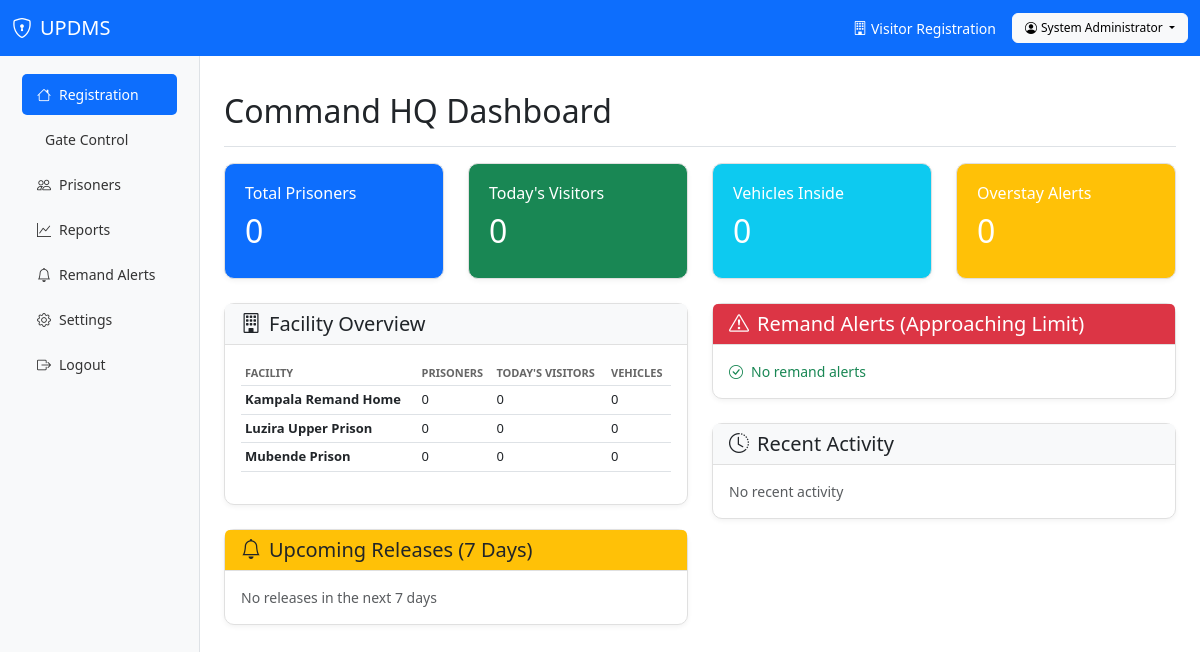
Page /pages/hq/dashboard.php (signed in) on the committed database.
### tables this page shows
CREATE TABLE IF NOT EXISTS facilities (
    id INT PRIMARY KEY AUTO_INCREMENT,
    facility_code VARCHAR(10) UNIQUE NOT NULL,
    name VARCHAR(100) NOT NULL,
    region VARCHAR(50),
    type ENUM('maximum', 'medium', 'minimum', 'rehabilitation') DEFAULT 'medium',
    capacity INT DEFAULT 0,
    address VARCHAR(255),
    contact_phone VARCHAR(20),
    contact_email VARCHAR(100),
    is_active TINYINT DEFAULT 1,
    created_at TIMESTAMP DEFAULT CURRENT_TIMESTAMP,
    updated_at TIMESTAMP DEFAULT CURRENT_TIMESTAMP ON UPDATE CURRENT_TIMESTAMP
);

### config/database.php (called while the page is built, shortened)
<?php
class Database {
    private static $instance = null;
    private $connection;
    private function __construct() {
        $dsn = "mysql:host=" . DB_HOST . ";dbname=" . DB_NAME . ";charset=" . DB_CHARSET;
        $options = [
            PDO::ATTR_ERRMODE => PDO::ERRMODE_EXCEPTION,
            PDO::ATTR_DEFAULT_FETCH_MODE => PDO::FETCH_ASSOC,
            PDO::ATTR_EMULATE_PREPARES => false,
        ];
        try {
            $this->connection = new PDO($dsn, DB_USER, DB_PASS, $options);
        } catch (PDOException $e) {
            die("Database connection failed: " . $e->getMessage());
        }
    }
    public static function getInstance() {
        if (self::$instance === null) {
            self::$instance = new self();
        }
        return self::$instance;
    }
    public function query($sql, $params = []) {
        $stmt = $this->connection->prepare($sql);
        $stmt->execute($params);
        return $stmt;
    }
    public function fetchAll($sql, $params = []) {
        return $this->query($sql, $params)->fetchAll();
    }
    public function fetchOne($sql, $params = []) {
        return $this->query($sql, $params)->fetch();
    }
}
function getDB() {
    return Database::getInstance();
}

### pages/hq/dashboard.php (the view, shortened to what this page needs)
<?php
$db = getDB();
$totalPrisoners = $db->fetchOne("SELECT COUNT(*) as c FROM prisoners WHERE status IN ('remand', 'convicted')")['c'];
$totalVisitors = $db->fetchOne("SELECT COUNT(*) as c FROM visitor_logs WHERE DATE(entry_time) = CURDATE()")['c'];
$vehiclesInside = $db->fetchOne("SELECT COUNT(*) as c FROM vehicle_logs WHERE status = 'inside'")['c'];
$overstays = $db->fetchOne("SELECT COUNT(*) as c FROM vehicle_logs WHERE status = 'inside' AND TIMESTAMPDIFF(HOUR, entry_time, NOW()) > 72")['c'];
$facilities = $db->fetchAll("
    SELECT f.*,
           (SELECT COUNT(*) FROM prisoners p WHERE p.facility_id = f.id AND p.status IN ('remand', 'convicted')) as prisoner_count,
           (SELECT COUNT(*) FROM visitor_logs vl WHERE vl.facility_id = f.id AND DATE(vl.entry_time) = CURDATE()) as today_visitors,
           (SELECT COUNT(*) FROM vehicle_logs vl WHERE vl.facility_id = f.id AND vl.status = 'inside') as vehicles_inside
    FROM facilities f
    WHERE f.is_active = 1
    ORDER BY f.name", []);
$releases = $db->fetchAll("
    SELECT p.prisoner_number, p.first_name, p.last_name, f.name as facility,
           s.release_date, DATEDIFF(s.release_date, CURDATE()) as days_left
    FROM prisoners p
    JOIN sentences s ON p.id = s.prisoner_id
    JOIN facilities f ON p.facility_id = f.id
    WHERE p.status = 'convicted'
    AND s.release_date BETWEEN CURDATE() AND DATE_ADD(CURDATE(), INTERVAL 7 DAY)
    ORDER BY s.release_date ASC", []);
$remandAlerts = $db->fetchAll("
    SELECT p.prisoner_number, p.first_name, p.last_name, f.name as facility,
           p.admission_date, DATEDIFF(CURDATE(), p.admission_date) as days_on_remand
    FROM prisoners p
    JOIN facilities f ON p.facility_id = f.id
    WHERE p.status = 'remand'
    AND DATEDIFF(CURDATE(), p.admission_date) >= 330
    ORDER BY days_on_remand DESC", []);
$recentActivity = $db->fetchAll("
    SELECT al.*, u.full_name
    FROM action_logs al
    JOIN users u ON al.user_id = u.id
    ORDER BY al.created_at DESC
    LIMIT 20", []);
include __DIR__ . '/../../includes/header.php';
?>
<div class="row mb-4">
    <div class="col-md-3">
        <div class="card stat-card bg-primary text-white">
            <div class="card-body">
                <h6 class="card-title">Total Prisoners</h6>
                <h2><?php echo number_format($totalPrisoners); ?></h2>
            </div>
        </div>
    </div>
    <div class="col-md-3">
        <div class="card stat-card bg-success text-white">
            <div class="card-body">
                <h6 class="card-title">Today's Visitors</h6>
                <h2><?php echo number_format($totalVisitors); ?></h2>
            </div>
        </div>
    </div>
    <div class="col-md-3">
        <div class="card stat-card bg-info text-white">
            <div class="card-body">
                <h6 class="card-title">Vehicles Inside</h6>
                <h2><?php echo number_format($vehiclesInside); ?></h2>
            </div>
        </div>
    </div>
    <div class="col-md-3">
        <div class="card stat-card <?php echo $overstays > 0 ? 'bg-danger' : 'bg-warning'; ?> text-white">
            <div class="card-body">
                <h6 class="card-title">Overstay Alerts</h6>
                <h2><?php echo number_format($overstays); ?></h2>
            </div>
        </div>
    </div>
</div>
<div class="row">
    <div class="col-md-6">
        <div class="card mb-4">
            <div class="card-header">
                <h5 class="mb-0"><i class="bi bi-building me-2"></i>Facility Overview</h5>
            </div>
            <div class="card-body">
                <div class="table-responsive">
                    <table class="table table-sm">
                        <thead>
                            <tr>
                                <th>Facility</th>
                                <th>Prisoners</th>
                                <th>Today's Visitors</th>
                                <th>Vehicles</th>
                            </tr>
                        </thead>
                        <tbody>
                            <?php foreach ($facilities as $f): ?>
                            <tr>
                                <td><strong><?php echo htmlspecialchars($f['name']); ?></strong></td>
                                <td><?php echo number_format($f['prisoner_count']); ?></td>
                                <td><?php echo number_format($f['today_visitors']); ?></td>
                                <td><?php echo number_format($f['vehicles_inside']); ?></td>
                            </tr>
                            <?php endforeach; ?>
                        </tbody>
                    </table>
                </div>
            </div>
        </div>
        <div class="card">
            <div class="card-header bg-warning">
                <h5 class="mb-0"><i class="bi bi-bell me-2"></i>Upcoming Releases (7 Days)</h5>
            </div>
            <div class="card-body">
                <?php if ($releases): ?>
                <div class="table-responsive">
                    <table class="table table-sm">
                        <thead>
                            <tr>
                                <th>Prisoner</th>
                                <th>Facility</th>
                                <th>Release Date</th>
                                <th>Days</th>
                            </tr>
                        </thead>
                        <tbody>
                            <?php foreach ($releases as $r): ?>
                            <tr>
                                <td><?php echo htmlspecialchars($r['first_name'] . ' ' . $r['last_name']); ?></td>
                                <td><?php echo htmlspecialchars($r['facility']); ?></td>
                                <td><?php echo formatDate($r['release_date']); ?></td>
                                <td><span class="badge bg-warning"><?php echo $r['days_left']; ?>d</span></td>
                            </tr>
                            <?php endforeach; ?>
                        </tbody>
                    </table>
                </div>
                <?php else: ?>
                <p class="text-muted mb-0">No releases in the next 7 days</p>
                <?php endif; ?>
            </div>
        </div>
    </div>
    <div class="col-md-6">
        <div class="card mb-4">
            <div class="card-header bg-danger text-white">
                <h5 class="mb-0"><i class="bi bi-exclamation-triangle me-2"></i>Remand Alerts (Approaching Limit)</h5>
            </div>
            <div class="card-body">
                <?php if ($remandAlerts): ?>
                <div class="table-responsive">
                    <table class="table table-sm">
                        <thead>
                            <tr>
                                <th>Prisoner</th>
                                <th>Facility</th>
                                <th>Days on Remand</th>
                            </tr>
                        </thead>
                        <tbody>
                            <?php foreach ($remandAlerts as $a): ?>
                            <tr class="<?php echo $a['days_on_remand'] >= 365 ? 'table-danger' : 'table-warning'; ?>">
                                <td><?php echo htmlspecialchars($a['prisoner_number']); ?></td>
                                <td><?php echo htmlspecialchars($a['facility']); ?></td>
                                <td><strong><?php echo $a['days_on_remand']; ?> days</strong></td>
                            </tr>
                            <?php endforeach; ?>
                        </tbody>
                    </table>
                </div>
                <?php else: ?>
                <p class="text-success mb-0"><i class="bi bi-check-circle me-2"></i>No remand alerts</p>
                <?php endif; ?>
            </div>
        </div>
        <div class="card">
            <div class="card-header">
                <h5 class="mb-0"><i class="bi bi-clock-history me-2"></i>Recent Activity</h5>
            </div>
            <div class="card-body">
                <div class="list-group list-group-flush">
                    <?php if (empty($recentActivity)): ?>
                    <p class="text-muted mb-0">No recent activity</p>
                    <?php endif; ?>
                </div>
            </div>
        </div>
    </div>
</div>
<?php include __DIR__ . '/../../includes/footer.php'; ?>

### assets/css/custom.css (style rules this page uses)
:root { --primary: #0d6efd; --success: #198754; --danger: #dc3545; --warning: #ffc107; --info: #0dcaf0; }
body { font-size: 14px; }
.stat-card { border-radius: 10px; border: none; box-shadow: 0 2px 10px rgba(0,0,0,0.1); }
.stat-card .card-body { padding: 20px; }
.card { border-radius: 10px; border: 1px solid #e0e0e0; box-shadow: 0 2px 5px rgba(0,0,0,0.05); }
.card-header { background-color: #f8f9fa; border-bottom: 1px solid #e0e0e0; font-weight: 600; }
.table { font-size: 13px; }
.table th { font-weight: 600; text-transform: uppercase; font-size: 11px; color: #666; }

### rows in the picture
facilities: name "Kampala Remand Home", prisoner_count "0", today_visitors "0", vehicles_inside "0"
facilities: name "Luzira Upper Prison", prisoner_count "0", today_visitors "0", vehicles_inside "0"
facilities: name "Mubende Prison", prisoner_count "0", today_visitors "0", vehicles_inside "0"

### other values in the picture
SITE_NAME "UPDMS"
$facilityName "Visitor Registration"
$user['full_name'] "System Administrator"
$pageHeader "Command HQ Dashboard"
$totalPrisoners "0"
$totalVisitors "0"
$vehiclesInside "0"
$overstays "0"
